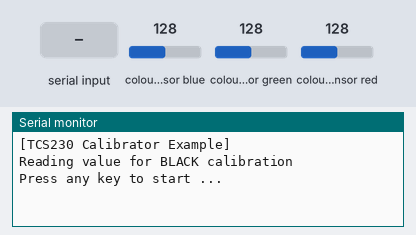
This sketch was run on a simulated Arduino Uno, built with avr-gcc and run on an emulated ATmega328P. Parts: the last lines printed to the serial monitor. The test bench sets the inputs (shaded band); at power-on: colour sensor blue 128, colour sensor green 128, colour sensor red 128.

Above: at 1.2 s.
1.3 s: "1" received over Serial
At 2.5 s:
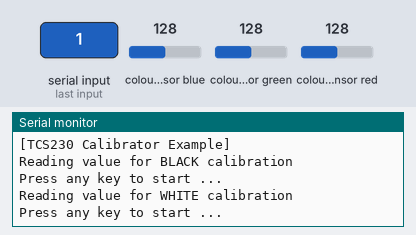
2.8 s: "0" received over Serial
At 3.7 s:
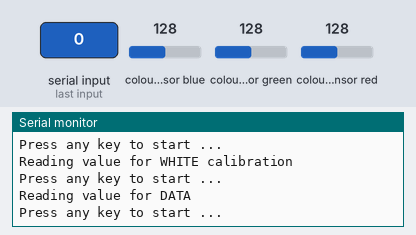
4.3 s: "2" received over Serial
At 4.9 s:
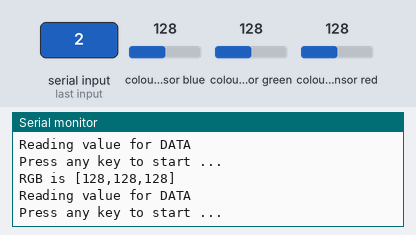

The sketch:

M0073_Arduino.ino
```cpp
// TCS230 sensor calibration and color readings
//
// Input and output using the Serial console.
//
#include <MD_TCS230.h>
#include <FreqCount.h>

#define  BLACK_CAL 0
#define WHITE_CAL 1
#define READ_VAL  2

// Pin definitions
#define  S2_OUT  12
#define  S3_OUT  13
#define  OE_OUT   8    // LOW = ENABLED

MD_TCS230 CS(S2_OUT, S3_OUT, OE_OUT);

void setup()
{
  Serial.begin(57600);
  Serial.print(F("\n[TCS230 Calibrator Example]"));

  CS.begin();
}

char getChar()
// blocking wait for an input character from the input stream
{
  while (Serial.available() == 0)
    ;
  return(toupper(Serial.read()));
}

void clearInput()
// clear all characters from the serial input
{
  while (Serial.read() != -1)
    ;
}

uint8_t fsmReadValue(uint8_t state, uint8_t valType, uint8_t maxReads)
// Finite State Machine for reading a value from the sensor
// Current FSM state is passed in and returned
// Type of value being read is passed in
{
  static  uint8_t selChannel;
  static  uint8_t readCount;
  static  sensorData  sd;

  switch(state)
  {
  case 0: // Prompt for the user to start
    Serial.print(F("\n\nReading value for "));
    switch(valType)
    {
    case BLACK_CAL: Serial.print(F("BLACK calibration")); break;
    case WHITE_CAL: Serial.print(F("WHITE calibration")); break;
    case READ_VAL:  Serial.print(F("DATA"));        break;
    default:    Serial.print(F("??"));          break;
    }

    Serial.print(F("\nPress any key to start ..."));
    state++;
    break;

  case 1: // Wait for user input
    getChar();
    clearInput();
    state++;
    break;

  case 2: // start the readin process
    CS.read();
    state++;
    break;

  case 3: // wait for a read to complete
    if (CS.available())
    {
      sensorData  sd;
      colorData rgb;

      switch(valType)
      {
      case BLACK_CAL:
        CS.getRaw(&sd);
        CS.setDarkCal(&sd);
        break;

      case WHITE_CAL:
        CS.getRaw(&sd);
        CS.setWhiteCal(&sd);
        break;

      case READ_VAL:
        CS.getRGB(&rgb);
        Serial.print(F("\nRGB is ["));
        Serial.print(rgb.value[TCS230_RGB_R]);
        Serial.print(F(","));
        Serial.print(rgb.value[TCS230_RGB_G]);
        Serial.print(F(","));
        Serial.print(rgb.value[TCS230_RGB_B]);
        Serial.print(F("]"));
        break;
      }
      state++;
    }
    break;

  default:  // reset fsm
    state = 0;
    break;
  }

  return(state);
}


void loop()
{
  static uint8_t  runState = 0;
  static uint8_t  readState = 0;

  switch(runState)
  {
  case 0: // calibrate black
    readState = fsmReadValue(readState, BLACK_CAL, 2);
    if (readState == 0) runState++;
    break;

  case 1: // calibrate white
    readState = fsmReadValue(readState, WHITE_CAL, 2);
    if (readState == 0) runState++;
    break;

  case 2: // read color
    readState = fsmReadValue(readState, READ_VAL, 1);
    break;

  default:
    runState = 0; // start again if we get here as something is wrong
  }
}
```

Measured:
- after the input at 1.3 s, the serial monitor: prints a new line at once (image 1)
- after the input at 2.8 s, the serial monitor: prints a new line at once (image 2)
- after the input at 4.3 s, the serial monitor: prints a new line at once (image 3)
